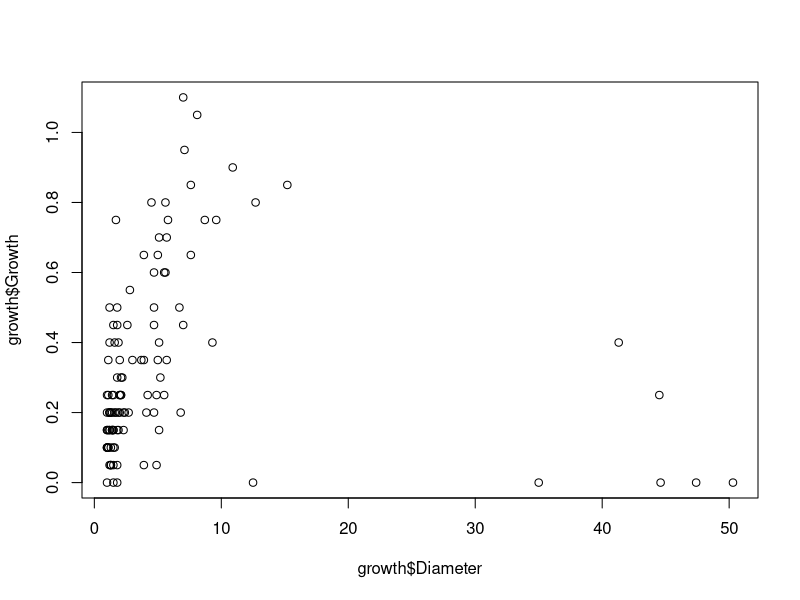
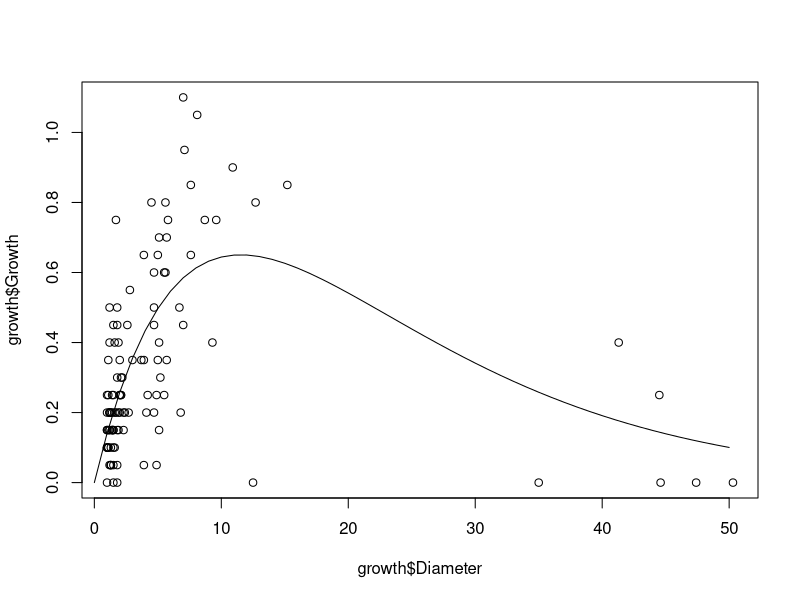
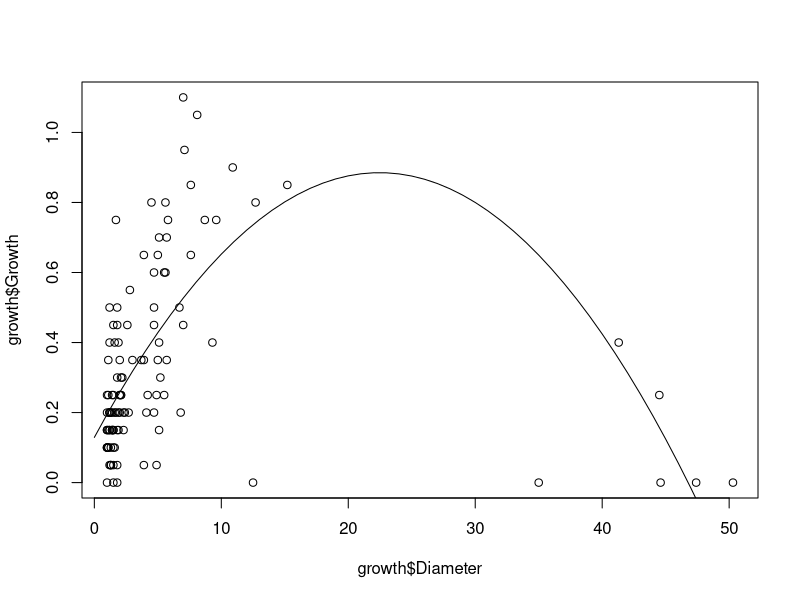

These charts were generated, in order, by the following R code:
#fit a ricker function and quadratic equation to the growth data

growth <- read.csv("data/Growth.csv")
plot(growth$Diameter, growth$Growth)

#ricker function
modRicker <- nls(Growth~Diameter*exp(r*(1-(Diameter/k))), 
                 data=growth, 
                 start=list(r=1, k=50))

summary(modRicker)

plot(growth$Diameter, growth$Growth)
lines(x=0:50, y=predict(modRicker, data.frame(Diameter=0:50)))

#quadratic function
modQuad <- nls(Growth~a*Diameter^2+b*Diameter+c,
               data=growth,
               start=list(a=-1,b=0.5,c=1))
summary(modQuad)

plot(growth$Diameter, growth$Growth)
lines(x=0:50, y=predict(modQuad, data.frame(Diameter=0:50)))

